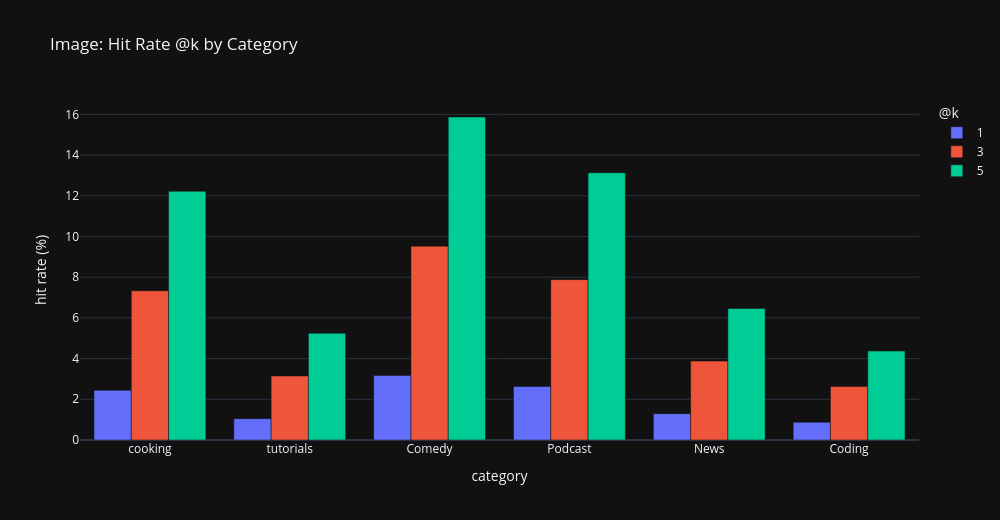
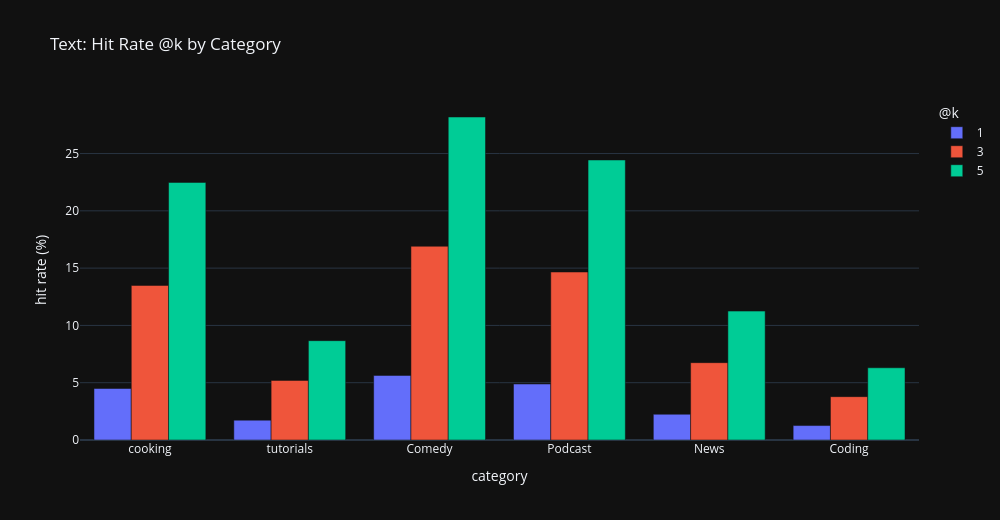
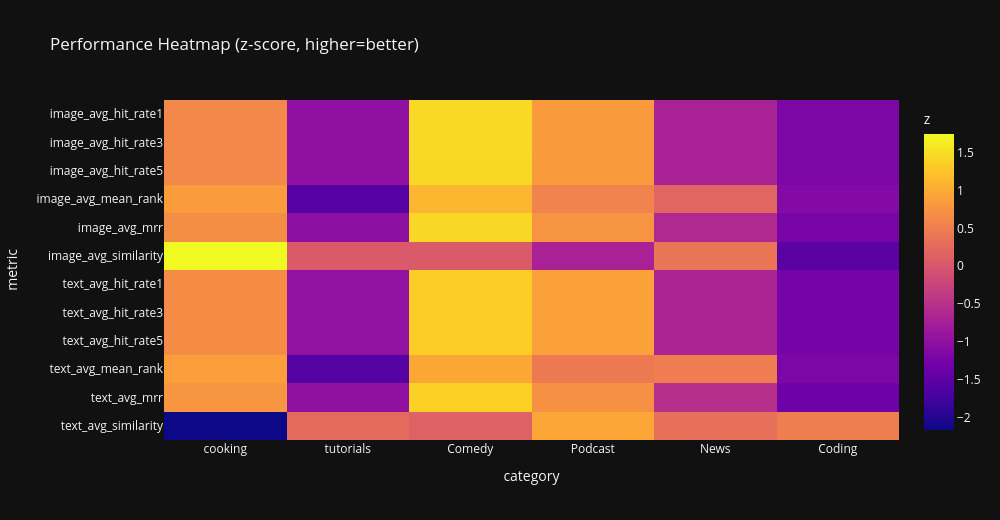
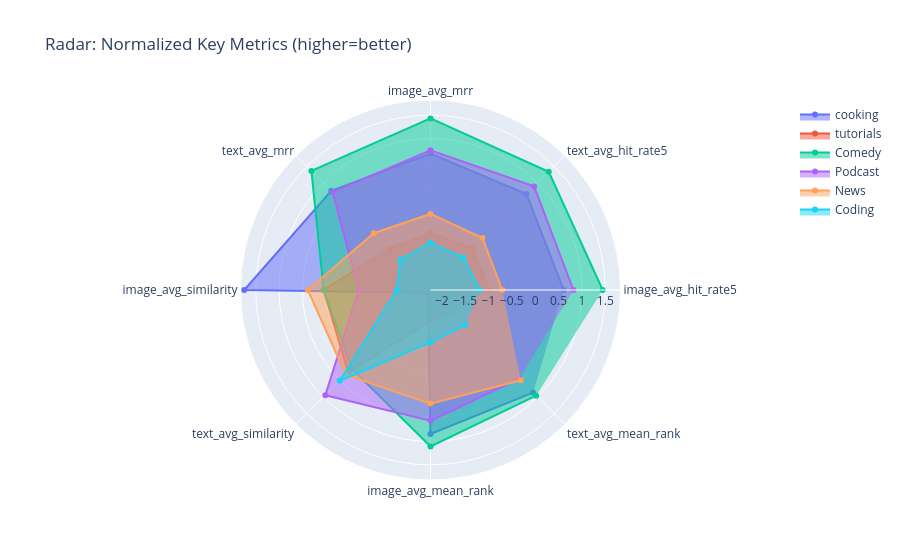

The code cell stored with these charts, in order, in its notebook:
### Code cell
# pip install plotly pandas
import pandas as pd
import numpy as np
import plotly.express as px
import plotly.graph_objects as go
from plotly.subplots import make_subplots

# ------------------------------
# 1) Data
# ------------------------------
df = pd.DataFrame({
    "category": ["cooking", "tutorials", "Comedy", "Podcast", "News", "Coding"],
    "image_avg_hit_rate1": [2.444, 1.049, 3.175, 2.626, 1.293, 0.875],
    "image_avg_hit_rate3": [7.331, 3.146, 9.524, 7.879, 3.878, 2.625],
    "image_avg_hit_rate5": [12.22, 5.244, 15.87, 13.13, 6.464, 4.374],
    "image_avg_mean_rank": [26.83, 74.83, 21.5, 32.5, 39.75, 65.83],
    "image_avg_mrr": [0.102, 0.052, 0.124, 0.104, 0.064, 0.046],
    "image_avg_similarity": [0.331, 0.306, 0.306, 0.295, 0.311, 0.283],
    "text_avg_hit_rate1": [4.497, 1.734, 5.637, 4.887, 2.25, 1.261],
    "text_avg_hit_rate3": [13.49, 5.201, 16.91, 14.66, 6.749, 3.783],
    "text_avg_hit_rate5": [22.48, 8.669, 28.19, 24.44, 11.25, 6.304],
    "text_avg_mean_rank": [14.17, 70.67, 12.0, 23.83, 22.75, 61.67],
    "text_avg_mrr": [0.161, 0.076, 0.19, 0.159, 0.099, 0.06],
    "text_avg_similarity": [0.709, 0.775, 0.772, 0.794, 0.777, 0.782]
})

# Optional: consistent dark theme
px.defaults.template = "plotly_dark"
px.defaults.width = 1000
px.defaults.height = 520

# ------------------------------
# Helpers / tidy transforms
# ------------------------------
img_cols_hr = ["image_avg_hit_rate1", "image_avg_hit_rate3", "image_avg_hit_rate5"]
txt_cols_hr = ["text_avg_hit_rate1", "text_avg_hit_rate3", "text_avg_hit_rate5"]

def zscore_cols(frame, cols, invert=None):
    """z-score normalize; if a column in 'invert', flip sign so 'higher is better'."""
    X = frame[cols].copy()
    if invert:
        for c in invert:
            X[c] = -X[c]  # lower rank → higher is better
    return (X - X.mean())/X.std(ddof=0)

# ------------------------------
# 2) Grouped bars: Image hit@k
# ------------------------------
df_img = df.melt(id_vars="category", value_vars=img_cols_hr,
                 var_name="metric", value_name="value")
df_img["k"] = df_img["metric"].str.extract(r'(\d+)$')
fig1 = px.bar(df_img, x="category", y="value", color="k",
              barmode="group", title="Image: Hit Rate @k by Category",
              labels={"value":"hit rate (%)"})
fig1.update_layout(legend_title_text="@k")
fig1.show()

# ------------------------------
# 3) Grouped bars: Text hit@k
# ------------------------------
df_txt = df.melt(id_vars="category", value_vars=txt_cols_hr,
                 var_name="metric", value_name="value")
df_txt["k"] = df_txt["metric"].str.extract(r'(\d+)$')
fig2 = px.bar(df_txt, x="category", y="value", color="k",
              barmode="group", title="Text: Hit Rate @k by Category",
              labels={"value":"hit rate (%)"})
fig2.update_layout(legend_title_text="@k")
fig2.show()

# ------------------------------
# 4) Heatmap: All metrics (z-scored)
#    Invert mean_rank so brighter = better everywhere.
# ------------------------------
all_cols = [c for c in df.columns if c != "category"]
invert_cols = ["image_avg_mean_rank", "text_avg_mean_rank"]
Z = zscore_cols(df, all_cols, invert=invert_cols)
Z["category"] = df["category"]
Z = Z.set_index("category")
fig3 = px.imshow(Z.T, aspect="auto", title="Performance Heatmap (z-score, higher=better)",
                 labels=dict(x="category", y="metric", color="z"))
fig3.show()

# ------------------------------
# 5) Radar (polar): Compare categories on key metrics
#    We use normalized values; mean_rank inverted already in Z above.
# ------------------------------
radar_metrics = ["image_avg_hit_rate5","text_avg_hit_rate5",
                 "image_avg_mrr","text_avg_mrr",
                 "image_avg_similarity","text_avg_similarity",
                 "image_avg_mean_rank","text_avg_mean_rank"]
ZR = Z[radar_metrics].reset_index().rename(columns={"index":"category"})

fig4 = go.Figure()
for _, row in ZR.iterrows():
    fig4.add_trace(go.Scatterpolar(
        r=row[radar_metrics].values,
        theta=radar_metrics,
        fill="toself",
        name=row["category"]
    ))
fig4.update_layout(
    title="Radar: Normalized Key Metrics (higher=better)",
    polar=dict(radialaxis=dict(visible=True, showgrid=True))
)
fig4.show()

# ------------------------------
# 6) Scatter: Similarity vs MRR (image vs text), color by category
# ------------------------------
# ------------------------------
# 6) Scatter: Similarity vs MRR (image vs text), color by category  ✅ FIXED
# ------------------------------
sim_img = df.assign(
    modality="image",
    similarity=df["image_avg_similarity"],
    mrr=df["image_avg_mrr"],
)[["category", "modality", "similarity", "mrr"]]

sim_txt = df.assign(
    modality="text",
    similarity=df["text_avg_similarity"],
    mrr=df["text_avg_mrr"],
)[["category", "modality", "similarity", "mrr"]]

sim_mrr = pd.concat([sim_img, sim_txt], ignore_index=True)

fig5 = px.scatter(
    sim_mrr, x="similarity", y="mrr",
    color="category", symbol="modality", size="mrr",
    title="Similarity vs MRR by Modality", hover_data=["modality"]
)
fig5.update_traces(marker=dict(line=dict(width=1)))
fig5.show()

# ------------------------------
# 7) Parallel Coordinates: trade-offs across modalities
#    Normalize to [0,1]; invert ranks so higher is better.
# ------------------------------
labels_map = {
    "image_avg_hit_rate5": "Img<br>Hit@5",
    "text_avg_hit_rate5": "Txt<br>Hit@5",
    "image_avg_mrr": "Img<br>MRR",
    "text_avg_mrr": "Txt<br>MRR",
    "image_avg_similarity": "Img<br>Sim",
    "text_avg_similarity": "Txt<br>Sim",
    "image_avg_mean_rank": "Img<br>Mean<br>Rank",
    "text_avg_mean_rank": "Txt<br>Mean<br>Rank",
}

fig6 = px.parallel_coordinates(
    pc,
    color="image_avg_hit_rate5",
    dimensions=pc_cols,
    title="Parallel Coordinates: Normalized Trade-offs (higher=better)",
    labels=labels_map
)

# make it breathe
fig6.update_layout(
    width=1400,   # go larger if you have screen space
    height=650,
    margin=dict(l=110, r=110, t=80, b=80),
    font=dict(size=14)
)

# improve label/tick readability
fig6.update_traces(
    labelfont=dict(size=14),
    tickfont=dict(size=12)
)

fig6.show()  # or: fig6.show(renderer="browser") for a full-window view

# ------------------------------
# 8) Mean-rank lines (lower is better): image vs text
# ------------------------------
rank_long = df.melt(id_vars="category",
                    value_vars=["image_avg_mean_rank","text_avg_mean_rank"],
                    var_name="metric", value_name="mean_rank")
rank_long["modality"] = rank_long["metric"].str.split("_").str[0]
fig7 = px.line(rank_long, x="category", y="mean_rank", color="modality",
               markers=True, title="Mean Rank")
fig7.update_yaxes(autorange="reversed")  # emphasize lower is better
fig7.show()

# ------------------------------
# 9) Treemap: Contribution to Hit@5 by category & modality
# ------------------------------
treemap = pd.concat([
    df.assign(modality="image", hit5=df["image_avg_hit_rate5"])[["modality","category","hit5"]],
    df.assign(modality="text",  hit5=df["text_avg_hit_rate5"])[["modality","category","hit5"]],
], ignore_index=True)

fig8 = px.treemap(
    treemap,
    path=["modality","category"],
    values="hit5",
    title="Hit@5 Contribution by Category & Modality"
)
fig8.show()

# ------------------------------
# 10) Composite score leaderboard (bar)
#     Average z-scores of: hit@5 (img+text), similarity (img+text), MRR (img+text), inverse-rank (img+text).
# ------------------------------
comp_cols = ["image_avg_hit_rate5","text_avg_hit_rate5",
             "image_avg_similarity","text_avg_similarity",
             "image_avg_mrr","text_avg_mrr",
             "image_avg_mean_rank","text_avg_mean_rank"]
compZ = Z[comp_cols].mean(axis=1).rename("composite_score").reset_index()
fig9 = px.bar(compZ.sort_values("composite_score", ascending=False),
              x="category", y="composite_score",
              title="Composite Performance (avg z-score; higher=better)")
fig9.show()

### Figure 1 — Plotly figure (JSON) as saved in the notebook; plotly's stock layout.template omitted (floating-point values rounded to 4 significant figures)
{"data": [{"alignmentgroup": "True", "hovertemplate": "k=1<br>category=%{x}<br>hit rate (%)=%{y}<extra></extra>", "legendgroup": "1", "marker": {"color": "#636efa", "pattern": {"shape": ""}}, "name": "1", "offsetgroup": "1", "orientation": "v", "showlegend": true, "textposition": "auto", "type": "bar", "x": ["cooking", "tutorials", "Comedy", "Podcast", "News", "Coding"], "xaxis": "x", "y": [2.444, 1.049, 3.175, 2.626, 1.293, 0.875], "yaxis": "y"}, {"alignmentgroup": "True", "hovertemplate": "k=3<br>category=%{x}<br>hit rate (%)=%{y}<extra></extra>", "legendgroup": "3", "marker": {"color": "#EF553B", "pattern": {"shape": ""}}, "name": "3", "offsetgroup": "3", "orientation": "v", "showlegend": true, "textposition": "auto", "type": "bar", "x": ["cooking", "tutorials", "Comedy", "Podcast", "News", "Coding"], "xaxis": "x", "y": [7.331, 3.146, 9.524, 7.879, 3.878, 2.625], "yaxis": "y"}, {"alignmentgroup": "True", "hovertemplate": "k=5<br>category=%{x}<br>hit rate (%)=%{y}<extra></extra>", "legendgroup": "5", "marker": {"color": "#00cc96", "pattern": {"shape": ""}}, "name": "5", "offsetgroup": "5", "orientation": "v", "showlegend": true, "textposition": "auto", "type": "bar", "x": ["cooking", "tutorials", "Comedy", "Podcast", "News", "Coding"], "xaxis": "x", "y": [12.22, 5.244, 15.87, 13.13, 6.464, 4.374], "yaxis": "y"}], "layout": {"barmode": "group", "height": 520, "legend": {"title": {"text": "@k"}, "tracegroupgap": 0}, "title": {"text": "Image: Hit Rate @k by Category"}, "width": 1000, "xaxis": {"anchor": "y", "domain": [0, 1], "title": {"text": "category"}}, "yaxis": {"anchor": "x", "domain": [0, 1], "title": {"text": "hit rate (%)"}}}}

### Figure 2 — Plotly figure (JSON) as saved in the notebook; plotly's stock layout.template omitted (floating-point values rounded to 4 significant figures)
{"data": [{"alignmentgroup": "True", "hovertemplate": "k=1<br>category=%{x}<br>hit rate (%)=%{y}<extra></extra>", "legendgroup": "1", "marker": {"color": "#636efa", "pattern": {"shape": ""}}, "name": "1", "offsetgroup": "1", "orientation": "v", "showlegend": true, "textposition": "auto", "type": "bar", "x": ["cooking", "tutorials", "Comedy", "Podcast", "News", "Coding"], "xaxis": "x", "y": [4.497, 1.734, 5.637, 4.887, 2.25, 1.261], "yaxis": "y"}, {"alignmentgroup": "True", "hovertemplate": "k=3<br>category=%{x}<br>hit rate (%)=%{y}<extra></extra>", "legendgroup": "3", "marker": {"color": "#EF553B", "pattern": {"shape": ""}}, "name": "3", "offsetgroup": "3", "orientation": "v", "showlegend": true, "textposition": "auto", "type": "bar", "x": ["cooking", "tutorials", "Comedy", "Podcast", "News", "Coding"], "xaxis": "x", "y": [13.49, 5.201, 16.91, 14.66, 6.749, 3.783], "yaxis": "y"}, {"alignmentgroup": "True", "hovertemplate": "k=5<br>category=%{x}<br>hit rate (%)=%{y}<extra></extra>", "legendgroup": "5", "marker": {"color": "#00cc96", "pattern": {"shape": ""}}, "name": "5", "offsetgroup": "5", "orientation": "v", "showlegend": true, "textposition": "auto", "type": "bar", "x": ["cooking", "tutorials", "Comedy", "Podcast", "News", "Coding"], "xaxis": "x", "y": [22.48, 8.669, 28.19, 24.44, 11.25, 6.304], "yaxis": "y"}], "layout": {"barmode": "group", "height": 520, "legend": {"title": {"text": "@k"}, "tracegroupgap": 0}, "title": {"text": "Text: Hit Rate @k by Category"}, "width": 1000, "xaxis": {"anchor": "y", "domain": [0, 1], "title": {"text": "category"}}, "yaxis": {"anchor": "x", "domain": [0, 1], "title": {"text": "hit rate (%)"}}}}

### Figure 3 — Plotly figure (JSON) as saved in the notebook; plotly's stock layout.template omitted (floating-point values rounded to 4 significant figures)
{"data": [{"coloraxis": "coloraxis", "hovertemplate": "category: %{x}<br>metric: %{y}<br>z: %{z}<extra></extra>", "name": "0", "type": "heatmap", "x": ["cooking", "tutorials", "Comedy", "Podcast", "News", "Coding"], "xaxis": "x", "y": ["image_avg_hit_rate1", "image_avg_hit_rate3", "image_avg_hit_rate5", "image_avg_mean_rank", "image_avg_mrr", "image_avg_similarity", "text_avg_hit_rate1", "text_avg_hit_rate3", "text_avg_hit_rate5", "text_avg_mean_rank", "text_avg_mrr", "text_avg_similarity"], "yaxis": "y", "z": [[0.6101, -0.9846, 1.446, 0.8181, -0.7057, -1.184], [0.6099, -0.9848, 1.445, 0.8187, -0.7059, -1.183], [0.6105, -0.9847, 1.445, 0.8186, -0.7058, -1.184], [0.8395, -1.572, 1.107, 0.5546, 0.1904, -1.12], [0.6815, -1.022, 1.431, 0.7496, -0.6133, -1.227], [1.745, 0.04534, 0.04534, -0.7027, 0.3854, -1.519], [0.6632, -0.9739, 1.339, 0.8943, -0.6682, -1.254], [0.6632, -0.974, 1.339, 0.8943, -0.6682, -1.254], [0.6625, -0.9739, 1.339, 0.8947, -0.6681, -1.254], [0.8642, -1.576, 0.9579, 0.447, 0.4937, -1.187], [0.7632, -0.998, 1.364, 0.7218, -0.5215, -1.33], [-2.161, 0.2496, 0.14, 0.9434, 0.3226, 0.5052]]}], "layout": {"coloraxis": {"colorbar": {"title": {"text": "z"}}, "colorscale": [[0, "#0d0887"], [0.1111, "#46039f"], [0.2222, "#7201a8"], [0.3333, "#9c179e"], [0.4444, "#bd3786"], [0.5556, "#d8576b"], [0.6667, "#ed7953"], [0.7778, "#fb9f3a"], [0.8889, "#fdca26"], [1, "#f0f921"]]}, "height": 520, "title": {"text": "Performance Heatmap (z-score, higher=better)"}, "width": 1000, "xaxis": {"anchor": "y", "domain": [0, 1], "title": {"text": "category"}}, "yaxis": {"anchor": "x", "autorange": "reversed", "domain": [0, 1], "title": {"text": "metric"}}}}

### Figure 4 — Plotly figure (JSON) as saved in the notebook; plotly's stock layout.template omitted (floating-point values rounded to 4 significant figures)
{"data": [{"fill": "toself", "name": "cooking", "r": [0.6105, 0.6625, 0.6815, 0.7632, 1.745, -2.161, 0.8395, 0.8642], "theta": ["image_avg_hit_rate5", "text_avg_hit_rate5", "image_avg_mrr", "text_avg_mrr", "image_avg_similarity", "text_avg_similarity", "image_avg_mean_rank", "text_avg_mean_rank"], "type": "scatterpolar"}, {"fill": "toself", "name": "tutorials", "r": [-0.9847, -0.9739, -1.022, -0.998, 0.04534, 0.2496, -1.572, -1.576], "theta": ["image_avg_hit_rate5", "text_avg_hit_rate5", "image_avg_mrr", "text_avg_mrr", "image_avg_similarity", "text_avg_similarity", "image_avg_mean_rank", "text_avg_mean_rank"], "type": "scatterpolar"}, {"fill": "toself", "name": "Comedy", "r": [1.445, 1.339, 1.431, 1.364, 0.04534, 0.14, 1.107, 0.9579], "theta": ["image_avg_hit_rate5", "text_avg_hit_rate5", "image_avg_mrr", "text_avg_mrr", "image_avg_similarity", "text_avg_similarity", "image_avg_mean_rank", "text_avg_mean_rank"], "type": "scatterpolar"}, {"fill": "toself", "name": "Podcast", "r": [0.8186, 0.8947, 0.7496, 0.7218, -0.7027, 0.9434, 0.5546, 0.447], "theta": ["image_avg_hit_rate5", "text_avg_hit_rate5", "image_avg_mrr", "text_avg_mrr", "image_avg_similarity", "text_avg_similarity", "image_avg_mean_rank", "text_avg_mean_rank"], "type": "scatterpolar"}, {"fill": "toself", "name": "News", "r": [-0.7058, -0.6681, -0.6133, -0.5215, 0.3854, 0.3226, 0.1904, 0.4937], "theta": ["image_avg_hit_rate5", "text_avg_hit_rate5", "image_avg_mrr", "text_avg_mrr", "image_avg_similarity", "text_avg_similarity", "image_avg_mean_rank", "text_avg_mean_rank"], "type": "scatterpolar"}, {"fill": "toself", "name": "Coding", "r": [-1.184, -1.254, -1.227, -1.33, -1.519, 0.5052, -1.12, -1.187], "theta": ["image_avg_hit_rate5", "text_avg_hit_rate5", "image_avg_mrr", "text_avg_mrr", "image_avg_similarity", "text_avg_similarity", "image_avg_mean_rank", "text_avg_mean_rank"], "type": "scatterpolar"}], "layout": {"polar": {"radialaxis": {"showgrid": true, "visible": true}}, "title": {"text": "Radar: Normalized Key Metrics (higher=better)"}}}
